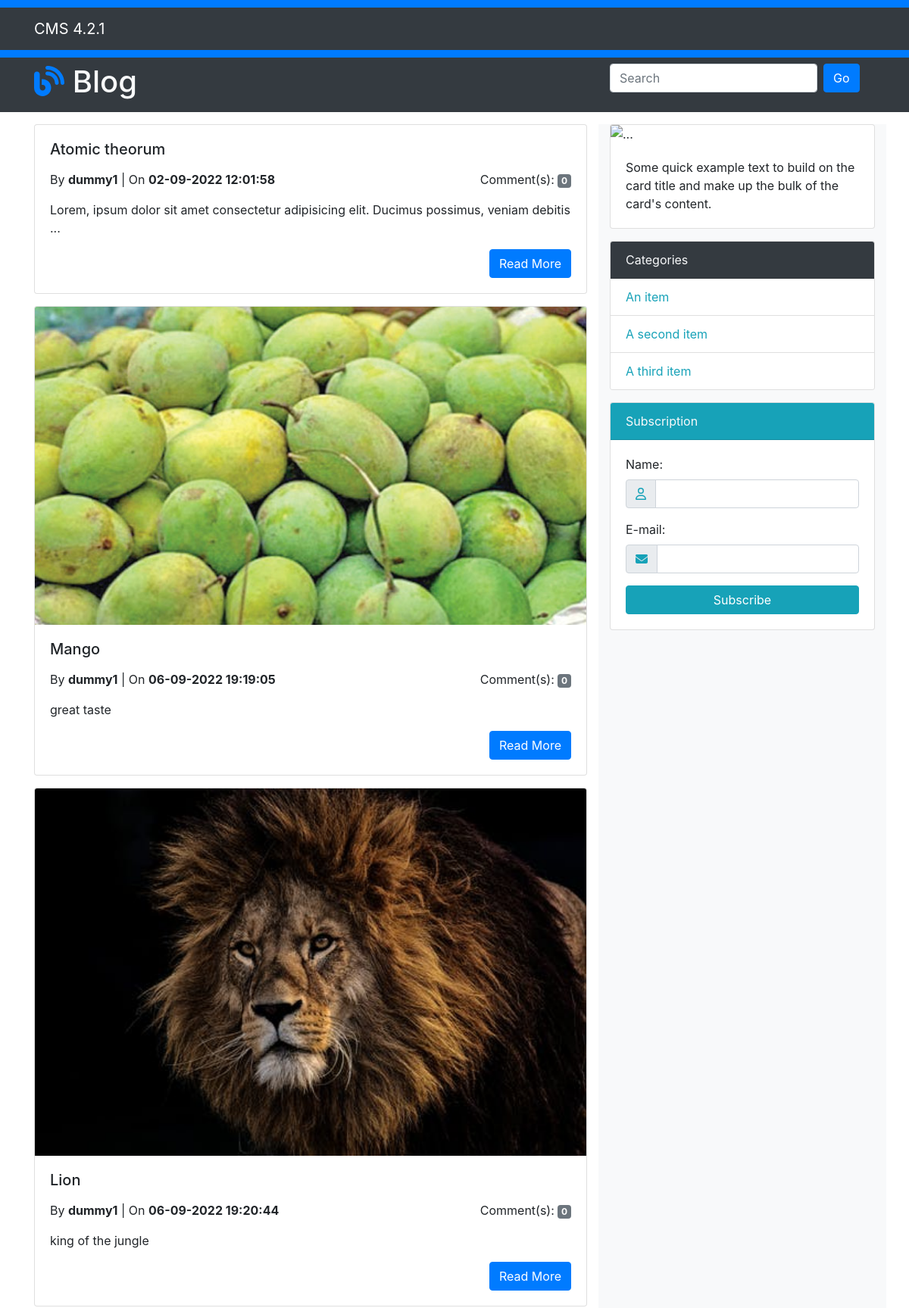
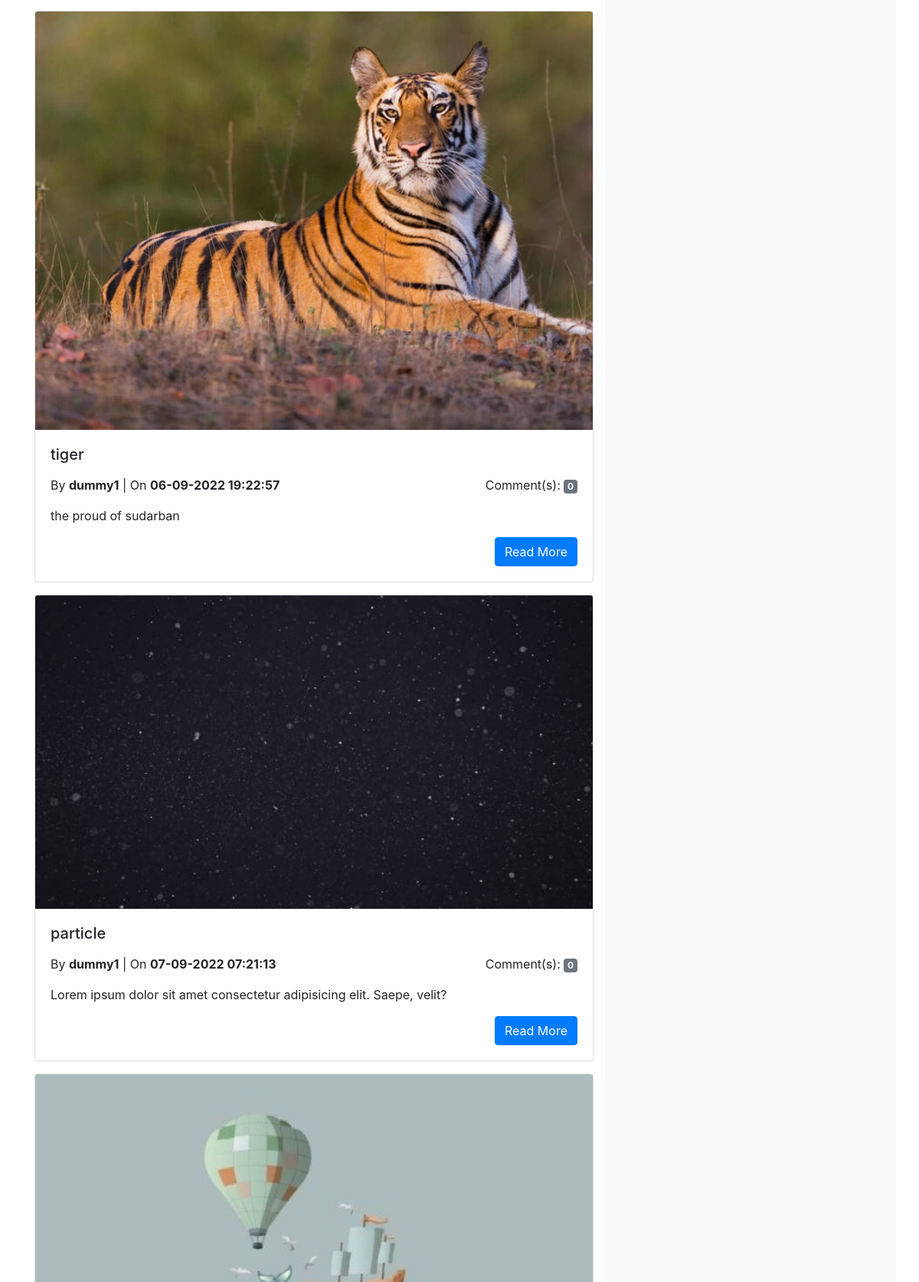
Screenshot of /blog.php (upper part) with the database file from the repository (2 pictures, top to bottom).
### tables this page shows
CREATE TABLE `post` (
  `id` int(5) NOT NULL,
  `post_title` varchar(50) NOT NULL,
  `category_title` varchar(50) NOT NULL,
  `author` varchar(50) NOT NULL,
  `post_description` varchar(200) NOT NULL,
  `post_img` varchar(50) DEFAULT NULL,
  `datetime` varchar(50) NOT NULL
);

### include/db_operation.php (called while the page is built, shortened)
<?php
    function GetAllData($table){
        $conn = MakeConnection();
        $query = "SELECT * FROM ".$table;
        $stmt = $conn->prepare($query);
        $stmt->execute();
        $stmt->setFetchMode(PDO::FETCH_ASSOC);
        $data = $stmt->fetchAll();
        return $data;
    }
?>

### blog.php (the view, shortened to what this page needs)
<?php
    require "header.php";
    require "include/db_operation.php";
?>
    <header>
        <div class="bg-dark" style="width: 100%">
            <div class="container">
                <div class="row">
                    <div class="col-md-8 py-2">
                        <h1 class="text-light"><i class="fa-solid fa-blog text-primary"></i> Blog</h1>
                    </div>
                    <div class="col-md-4 py-2">
                        <form action="blog.php" class="form-inline">
                            <input type="text" class="form-control mr-2" placeholder="Search" name="search-field">
                            <input type="submit" name="search" class="btn btn-primary" value="Go">
                        </form>
                    </div>
                </div>
            </div>
        </div>
    </header>
    <section class="blog-content">
        <div class="container">
            <div class="row my-3">
                <div class="col-md-8">
                    <?php
                        if(isset($_GET["search"])){
                            global $rows;
                            $rows = GetSpecificRowsOfBlog($_GET["search-field"]);
                        }else{
                            global $rows;
                            $rows = GetAllData("post");
                        }
                        foreach($rows as $data){
                    ?>
                    <div class="card mb-3" style="width: 100%">
                        <img src="uploads/post/<?php echo $data["post_img"]; ?>" class="card-img-top" alt="">
                        <div class="card-body">
                            <h5 class="card-title"><?php echo $data["post_title"]; ?></h5>
                            <div class="row my-3">
                                <div class="col-md-6 text-left">By <b><?php echo $data["author"]; ?></b> | On <b><?php echo $data["datetime"]; ?></b></div>
                                <div class="col-md-6 text-right">Comment(s): <span class="badge badge-secondary">0</span></div>
                            </div>
                            <p class="card-text"><?php
                                if(strlen($data["post_description"]) > 100){
                                    echo substr($data["post_description"], 0, 90)." ... ";
                                }else{
                                    echo $data["post_description"];
                                }
                            ?></p>
                            <div class="row">
                                <div class="col-md-12 text-right"><a href="post_preview.php?id=<?php echo $data["id"]; ?>" class="btn btn-primary">Read More</a></div>
                            </div>
                        </div>
                    </div>
                    <?php } ?>
                </div>
                <div class="col-md-4 bg-light">
                    <div class="card">
                        <img src="img/blog.jpg" class="card-img-top" alt="...">
                        <div class="card-body">
                            <p class="card-text">Some quick example text to build on the card title and make up the bulk of the card's content.</p>
                        </div>
                    </div>
                    <div class="card my-3">
                        <div class="card-header bg-dark text-light">Categories</div>
                        <ul class="list-group list-group-flush">
                            <li class="list-group-item text-info">An item</li>
                            <li class="list-group-item text-info">A second item</li>
                            <li class="list-group-item text-info">A third item</li>
                        </ul>
                    </div>
                    <div class="card">
                        <div class="card-header bg-info text-light">Subscription</div>
                        <div class="card-body">
                        <form action="login_operation.php" method="POST">
                                <label for="basic-url">Name: </label>
                                <div class="input-group mb-3">
                                    <div class="input-group-prepend">
                                        <span class="input-group-text" id="basic-addon3"><i class="fa-regular fa-user text-info"></i></span>
                                    </div>
                                    <input type="text" name="subcriber" class="form-control" id="basic-url" aria-describedby="basic-addon3">
                                </div>
                                <label for="basic-url">E-mail: </label>
                                <div class="input-group mb-3">
                                    <div class="input-group-prepend">
                                        <span class="input-group-text" id="basic-addon3"><i class="fa-solid fa-envelope text-info"></i></span>
                                    </div>
                                    <input type="email" name="subcriber-mail" class="form-control" id="basic-url" aria-describedby="basic-addon3">
                                </div>
                                <input type="submit" name="subscribe" class="btn btn-info btn-block" value="Subscribe" id="basic-url" aria-describedby="basic-addon3">
                            </form>
                        </div>
                    </div>
                </div>
            </div>
        </div>
    </section>
<?php require "footer.php"; ?>

### rows the page displays
post: post_title "Atomic theorum", author "dummy1", datetime "02-09-2022 12:01:58", post_description "Lorem, ipsum dolor sit amet consectetur adipisicing elit. Ducimus possimus, veniam debitis"
post: post_img (picture), post_title "Mango", author "dummy1", datetime "06-09-2022 19:19:05", post_description "great taste"
post: post_img (picture), post_title "Lion", author "dummy1", datetime "06-09-2022 19:20:44", post_description "king of the jungle"
post: post_img (picture), post_title "tiger", author "dummy1", datetime "06-09-2022 19:22:57", post_description "the proud of sudarban"
post: post_img (picture), post_title "particle", author "dummy1", datetime "07-09-2022 07:21:13", post_description "Lorem ipsum dolor sit amet consectetur adipisicing elit. Saepe, velit?"
post: post_img (picture)
